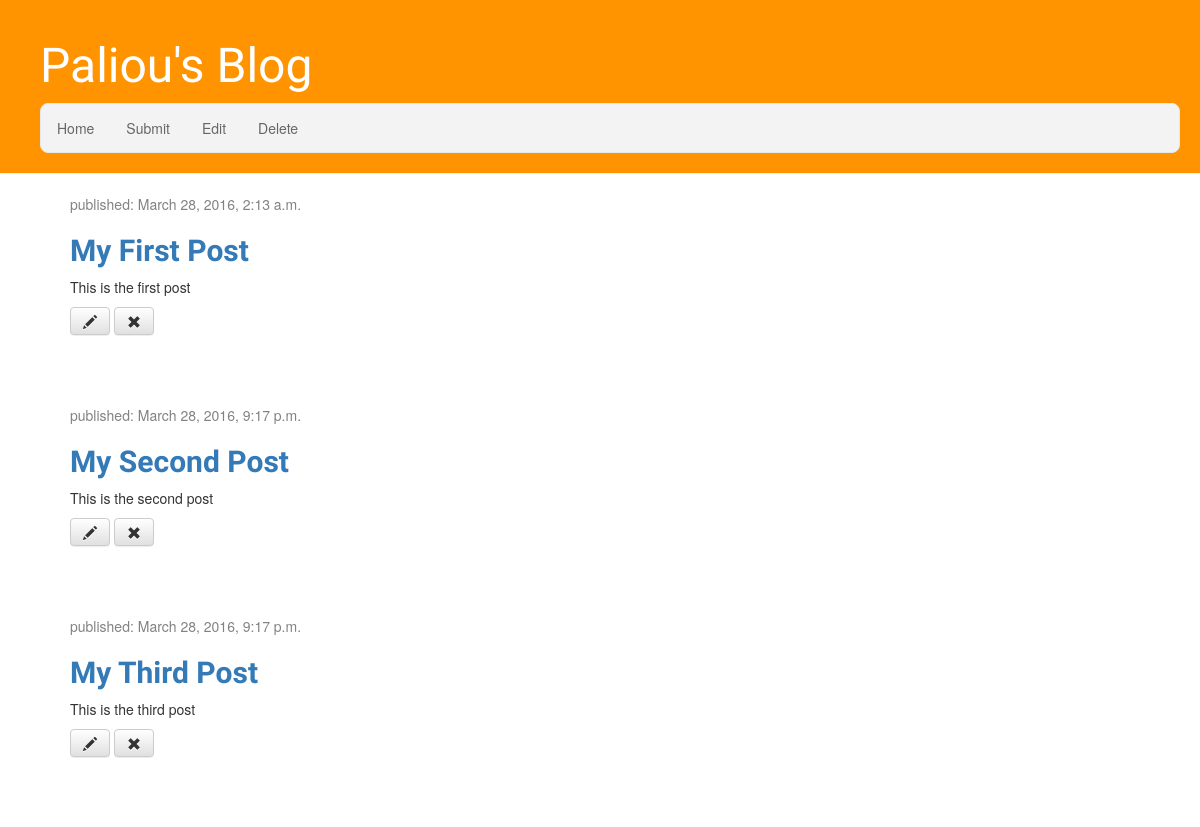
Page /post_list on the committed database.
### blog/models.py (models this page shows, shortened)
class Post(models.Model):
    author = models.ForeignKey('auth.User')
    title = models.CharField(max_length=200, unique=True)
    text = models.TextField()
    created_date = models.DateTimeField(
            default=timezone.now)
    published_date = models.DateTimeField(
            blank=True, null=True)

### blog/views.py (the view)
# urls.py: url(r'post_list', views.post_list, name='post_list'),
def post_list(request):
    posts = Post.objects.filter(published_date__lte=timezone.now()).order_by('published_date')
    return render(request, 'blog/post_list.html', {'posts': posts})

### blog/templates/blog/post_list.html
{% extends 'blog/base.html' %}
{% block content %}
                <div class="col-md-8">
                {% for post in posts %}
                    <div class="POST">
                        <div class="date">
                            <p>published: {{ post.published_date }}</p>
                        </div>
                        <h2><b><a href="">{{ post.title }}</a></b></h2>
                        <p>{{ post.text|linebreaks }}</p>
                        <a class="btn btn-default" href="{% url 'post_edit' pk=post.pk %}" onclick="return confirm('Sure you wanna edit post?');"><span class="glyphicon glyphicon-pencil"></span></a>
                        <a class="btn btn-default" href="{% url 'post_delete' pk=post.pk %}" onclick="return confirm('Sure you wanna delete post?');"><span class="glyphicon glyphicon-remove"></span></a>
                    </div>
                {% endfor %}
                </div>
{% endblock %}

### blog/templates/blog/base.html (shortened to what this page needs)
{% load staticfiles %}
<html>
    <head>
        <link rel="stylesheet" href="//maxcdn.bootstrapcdn.com/bootstrap/3.2.0/css/bootstrap.min.css">
        <link rel="stylesheet" href="//maxcdn.bootstrapcdn.com/bootstrap/3.2.0/css/bootstrap-theme.min.css">
        <link rel="stylesheet" href="{% static 'css/blog.css' %}" type='text/css'>
    </head>
    <body>
        <div class="page-header">
            <h1><a href="/">Paliou's Blog</a></h1>
            <ul>
                <li><a href='/blog/post_list.html'>Home</a></li>
                <li><a href='/blog/submit.html'>Submit</a></li>
                <li><a href='/blog/post_list.html'>Edit</a></li>
                <li><a href='/blog/post_list.html'>Delete</a></li>
            </ul>
        </div>
        <div class="content container">
            <div class="row">
                <div class="col-md-8">
                    {% block content %}
                    {% endblock %}
                </div>
            </div>
        </div>
    </body>
</html>

### blog/static/css/blog.css (style rules this page uses)
.page-header { background-color: #ff9400; margin-top: 0; padding: 20px 20px 20px 40px; }
.page-header h1, .page-header h1 a, .page-header h1 a:visited, .page-header h1 a:active { color: #ffffff; font-size: 36pt; text-decoration: none; }
.content { margin-left: 40px; }
h1, h2, h3, h4 { font-family: 'Lobster', cursive; }
.date { color: #828282; }
.post { margin-bottom: 70px; }
ul { list-style-type: none; margin: 0; padding: 0; overflow: hidden; border: 1px solid #e7e7e7; background-color: #f3f3f3; border-radius: 8px; }
li { float: left; }
li a { display: block; color: #666; text-align: center; padding: 14px 16px; text-decoration: none; }

### rows in the picture
Post: published_date "March 28, 2016, 2:13 a.m.", title "My First Post", text "This is the first post"
Post: published_date "March 28, 2016, 9:17 p.m.", title "My Second Post", text "This is the second post"
Post: published_date "March 28, 2016, 9:17 p.m.", title "My Third Post", text "This is the third post"
